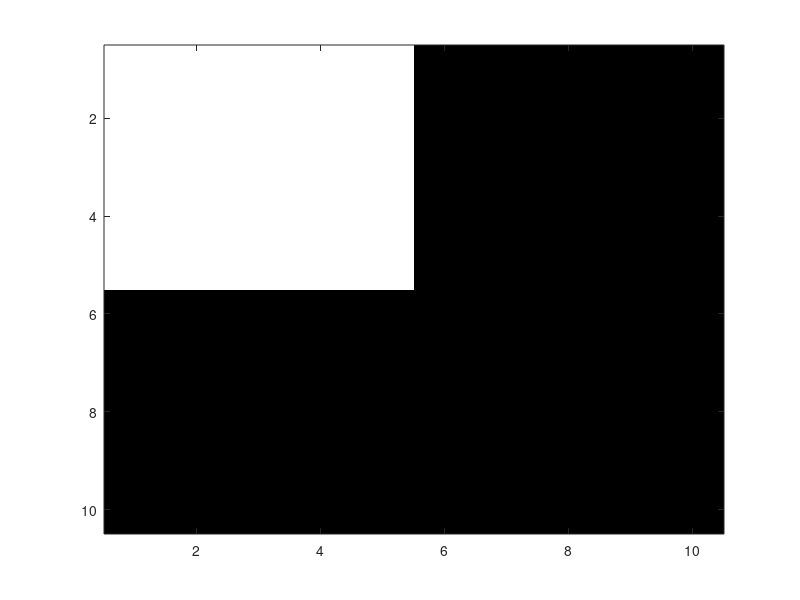
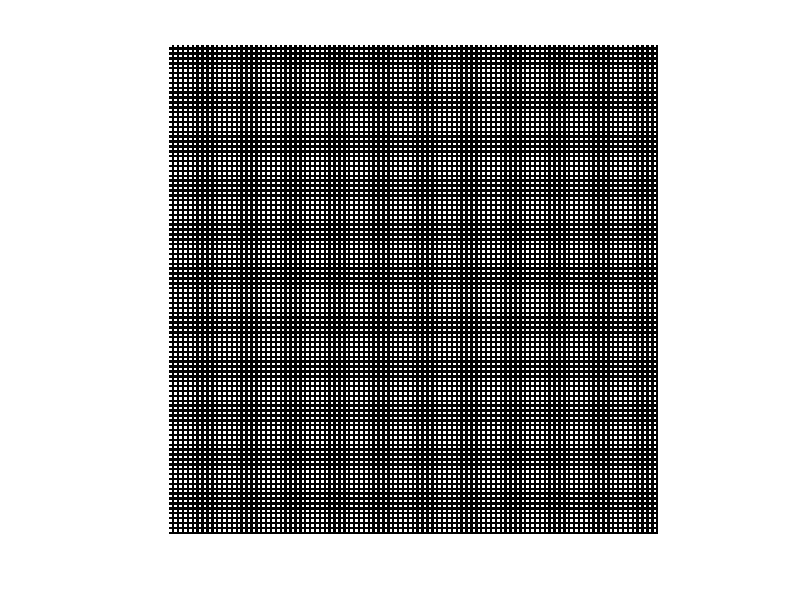

Reproduce these figures in MATLAB, in order. (Note: this script raises an error after producing the figures.)
clc
clear all
close all

testIm = zeros(10, 10, 3);
testIm(1:5,1:5, :) = 255;

% figure(1)
% hold on;
image(testIm)
% image(testIm,'CDataMapping','scaled')
% hold off;

imageArr = repmat(testIm, [1 1 1 100*100]);

p = figure(2)
hold on;
montage(imageArr);
hold off;

% Attempting to adjust display size of image
truesize(p)

% figure(3)
% hold on;
% subplot(2,2,4)




% The following is really just too slow
% Attempting to initialize array of subplots
% imgSide = 100

% h = gobjects(imgSide,imgSide);


% for iter = 1:(imgSide*imgSide)
% 	100*(iter / (imgSide^2))
% 	% subplot(imgSide,imgSide,iter);
% 	% image(testIm);

% 	% % Set the 'visible' property 'off'
% 	% ax = gca;
% 	% ax.Visible = 'off';


% 	h(iter) = subplot(imgSide,imgSide,iter);

% end
% hold off;